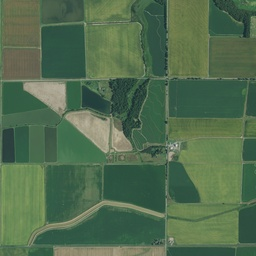
#> input picture original.jpg, 256 x 256 px, shrunk from 2500 x 2500 before the run
$ python kernel_test.py
#> lines starting #> are read from the running program, lines starting #| are printed output that depends on the picture
#!/usr/bin/env python
import csv
import numpy as np
from threading import Thread, current_thread
from subprocess32 import Popen, PIPE
from datetime import datetime
import matplotlib.pyplot as plt
from scipy.signal import convolve2d
from skimage.transform import rotate
from skimage import filters
import cv2
import time
import math
from sklearn.metrics import confusion_matrix


def objfunction(w):
#> called with w = 1
    millis = int(round(time.time() * 1000))
    print('Started: ' + str(datetime.now()) + ' (' + str(millis) + ')')
    # Read original image and edge ground_truth
    image = plt.imread('./original.jpg').mean(axis=-1)
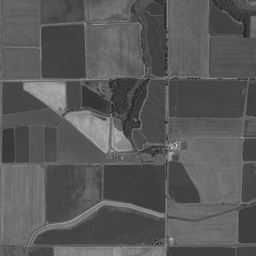
#> image: shape (256, 256) float64; min 34.67, max 218.7, mean 89.3
    ground_truth = plt.imread('./best_map.png').mean(axis=-1)
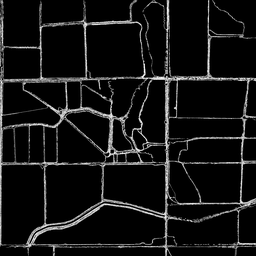
#> input picture best_map.png, 256 x 256 px, shrunk from 2500 x 2500 before the run
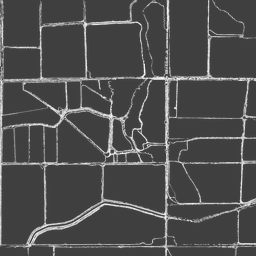
#> ground_truth: shape (256, 256) float32; min 0.25, max 1, mean 0.307

    # use dilation on ground truth with kernel of dimensions i x i
    i = 7
    kernel = np.ones((i, i), np.uint8)
    ground_truth = cv2.dilate(ground_truth, kernel, iterations=1)
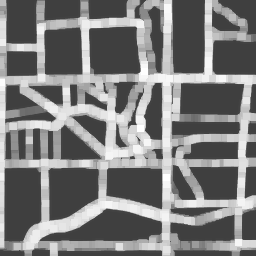
#> ground_truth: shape (256, 256) float32; min 0.25, max 1, mean 0.492

    # If width is odd, make it even
    if(w%2 == 0):
        w+=1

    # Function to create the filter
    def createFilter_v2(w=None, k1=None, k2=None, o='vert'):
#> called with w = 1, o = 'vert'
        if(w != None):
            k1 = k2 = math.ceil(w/2)
        if(k1 != k2):
            print(f"k1 has size of {k1} and k2 has size of {k2}. k1 and k2 must be equal")
            return None
        f = np.zeros((2*w+1, 2*w+1))
        for i in range(k1):
            f[:, i] = -1
        for i in reversed(range(k1)):
            i = i+1
            f[:, -i] = 1
        if(o=='horz'):
            f = np.transpose(f)
        return f

    # Get vertical and horizontal sobels
    vert_sobel = createFilter_v2(w)
    horz_sobel = createFilter_v2(w, o='horz')

    # Apply the filter on the image
    vert_edge_pred = convolve2d(image, vert_sobel, mode='same')
    horz_edge_pred = convolve2d(image, horz_sobel, mode='same')

    edge_pred = np.add(vert_edge_pred, horz_edge_pred)
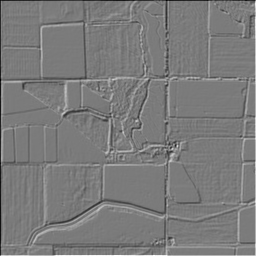
#> edge_pred: shape (256, 256) float64; min -416.7, max 444.3, mean 0.2; drawn with min black and max white

    # [6 lines of commented-out code are left out]

    val = filters.threshold_otsu(edge_pred)
#> val = 49.15

    final_map = np.zeros_like(edge_pred)

    print(final_map.shape)
#| (256, 256)
    print(ground_truth.shape)
#| (256, 256)

    # Binarize the image using the optimal threshold found using otsu
    # vert_final_map[vert_edge_pred > vert_val] = 1
    # horz_final_map[horz_edge_pred > horz_val] = 1
    final_map[edge_pred > val] = 1


    # Compute BER
    cm = confusion_matrix(ground_truth.argmax(axis=-1).ravel(), final_map.argmax(axis=-1).ravel())
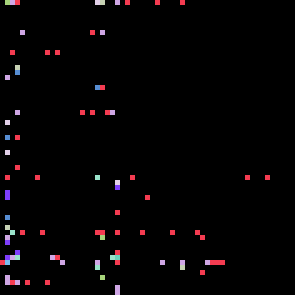
#> cm: shape (59, 59) int64 (shown 5 times larger); 11 distinct labels, from 0 to 15; one colour per label, 0 black
    tn, fp, fn, tp = cm[0][0], cm[0][1], cm[1][0], cm[1][1]
#> tn = 0; fp = 11; fn = 0; tp = 0

    ## if statement to avoid division by zero error
    if tp + fn > 0 and tn + fp > 0:
        BER = 1 - 0.5 * (tp / (tp + fn) + tn / (tn + fp))
    else:
        BER = 1


    # Plot ground truth and final map
    fig,ax = plt.subplots(1,2)
    ax[1].cla()
    ax[0].cla()
    ax[0].imshow(ground_truth,'Greys_r')
    ax[0].set_title(f"Ground Truth (Dilated by {i} x {i})")
    ax[1].imshow(final_map,'Greys_r')
    ax[1].set_title(f"Final Map with zeros width of {w}")
    fig.suptitle(f"Ground Truth vs. Final Map\nBER: {BER}")
    fig.tight_layout()
    fig.subplots_adjust(top=0.88)
    plt.show(block=False)
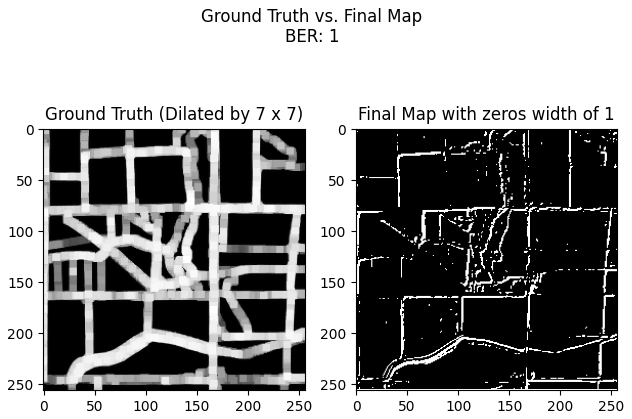
#> figure drawn by matplotlib, 2 panels
    plt.pause(1.5)

    plt.savefig(f'comparisons/{w}_{w}')

    plt.close()

    end_millis = int(round(time.time() * 1000))
    print('Ended: ' + str(datetime.now()) + ' (' + str(end_millis) + ')')
    print(f"Time taken is {(end_millis - millis) / 1000.0000} secs")
    return BER

# Call function
for i in np.arange(1, 25, 2):
    print(f"BER is {objfunction(i)} for width of {i}")
    print()
